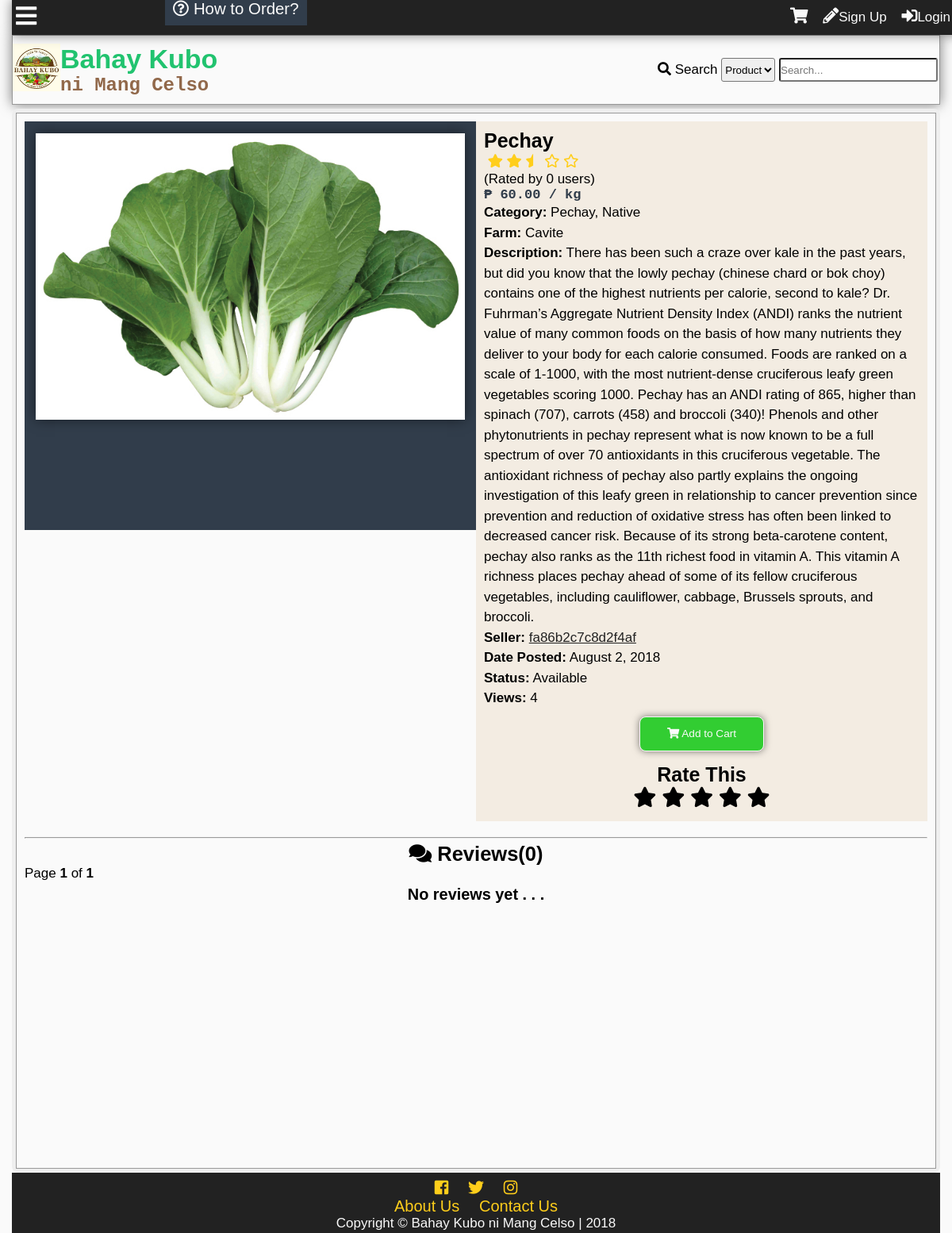
/product.php?id=21, run on an earlier commit of the app's database.
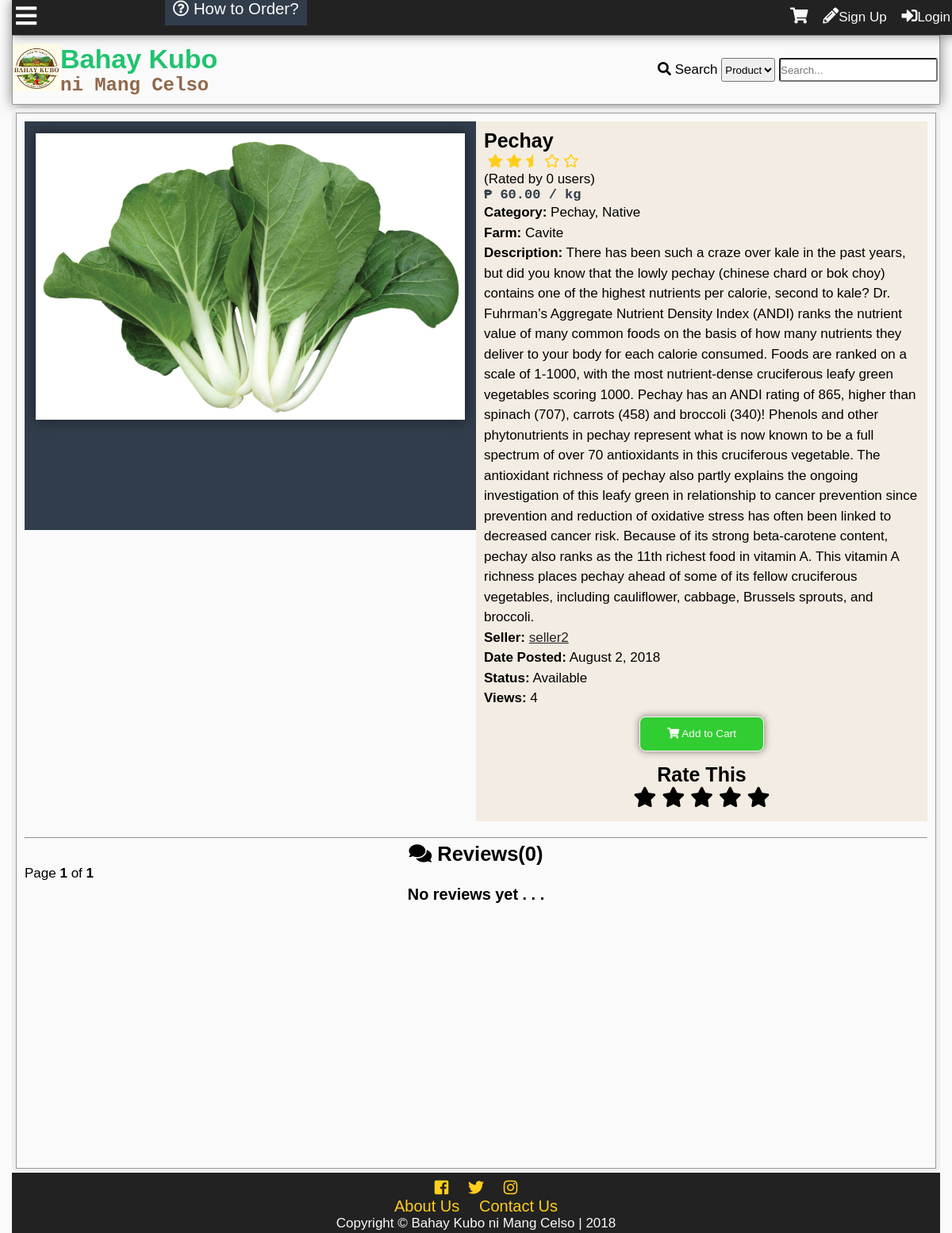
And on a later commit of the database.
### tables this page shows
CREATE TABLE `tblproduct` (
  `productid` int(11) NOT NULL,
  `categoryid` int(11) NOT NULL,
  `productname` varchar(100) NOT NULL,
  `description` mediumtext NOT NULL,
  `farmid` int(11) NOT NULL,
  `userid` int(11) NOT NULL,
  `dateposted` datetime DEFAULT NULL,
  `price` decimal(10,2) NOT NULL,
  `img` varchar(200) NOT NULL,
  `view` int(11) NOT NULL,
  `rating` decimal(10,2) NOT NULL,
  `is_approved` tinyint(1) NOT NULL,
  `is_available` int(11) NOT NULL
);

CREATE TABLE `tbluser` (
  `userid` int(11) NOT NULL,
  `username` varchar(100) NOT NULL,
  `password` varchar(100) NOT NULL,
  `firstname` varchar(100) NOT NULL,
  `middlename` varchar(100) NOT NULL,
  `lastname` varchar(100) NOT NULL,
  `birthday` varchar(20) NOT NULL,
  `datecreated` timestamp NOT NULL DEFAULT '0000-00-00 00:00:00',
  `email` varchar(100) NOT NULL,
  `phone` varchar(100) NOT NULL,
  `location` varchar(255) NOT NULL,
  `usertypeid` int(11) NOT NULL,
  `access` int(11) NOT NULL,
  `imgpath` varchar(200) NOT NULL,
  `bio` text NOT NULL,
  `is_show_email` tinyint(1) NOT NULL,
  `gender` int(11) NOT NULL,
  `lastupdate` timestamp NOT NULL DEFAULT '0000-00-00 00:00:00',
  `lastonline` timestamp NOT NULL DEFAULT '0000-00-00 00:00:00',
  `profileviews` int(11) NOT NULL
);

CREATE TABLE `tblcategory` (
  `categoryid` int(11) NOT NULL,
  `category` varchar(100) NOT NULL,
  `status` int(11) NOT NULL,
  `low` decimal(10,2) NOT NULL,
  `high` decimal(10,2) NOT NULL,
  `prevailing` decimal(10,2) NOT NULL
);

CREATE TABLE `tblfarm` (
  `farmid` int(11) NOT NULL,
  `farmname` varchar(100) NOT NULL,
  `address` varchar(255) NOT NULL,
  `status` int(11) NOT NULL
);

### product.php (the view, shortened to what the changed rows need)
<?php
include'functions.php';
require_once'connection.php';
if(isset($_GET['id'])){
	$id = $_GET['id'];
}else{
	die('This page doesn\'t exist');
}
if(isset($_SESSION['id'])){
	$tuserid = $_SESSION['id'];
	$tusertype = $_SESSION['type'];
}else{
	$tuserid = 'none';
	$tusertype = 'none';
}
$sql = "SELECT productid,category, productname, description, farmname, username, t1.userid, dateposted, price, view, img, rating, is_approved, is_available, low, prevailing, high FROM tblproduct as t1
LEFT JOIN tblcategory as t2
	ON t1.categoryid = t2.categoryid
LEFT JOIN tbluser as t3
	ON t1.userid = t3.userid
LEFT JOIN tblfarm as t4
	ON t1.farmid = t4.farmid
WHERE productid='$id'";
$result = $conn->query($sql);
$row = $result->fetch_object();
if(!$row){
	die('This page doesn\'t exist');
}else{
	$id = $row->productid;
	$category = $row->category;
	$product = $row->productname;
	$desc = $row->description;
	$farm = $row->farmname;
	$userid = $row->userid;
	$user = $row->username;
	$date = date('F j, Y',strtotime($row->dateposted));
	$price = $row->price;
	$view = $row->view;
	$img = $row->img;
	$approved = $row->is_approved;
	$available = $row->is_available;
	if($available == 1){
		$available = 'Available';
	}else{
		if($userid!=$tuserid AND $tusertype!=4){
			die('This product is not available.');
		}else{
			$available = 'Not Available';
		}
	}
}
$sql="SELECT ratingid FROM tblrating WHERE productid='$id' ";
$result = $conn->query($sql);
$votercount = $result->num_rows;
?>
<!DOCTYPE html>
<html lang="en">
<head>
  	<link rel="stylesheet" href="css/style.css">
  	<link rel="stylesheet" href="css/fontawesome-all.css">
</head>
<body onscroll="scrollOpacity()">
	<div class="main-container">
	<div class="other-content">
		<div class="product-grid">
			<div class="product-main-left">
				<div class="product-image-wrap">
					<img src="<?php echo $img ?>">
				</div>
				<div class="product-main-content">
					<h1><?php echo $product; ?></h1>
					<?php starsystem($ProductRating);
					echo '<p>(Rated by '.number_format($votercount);
					if($votercount==1){
						echo ' user';
					}else{
					 echo ' users';
					}
					echo')</p>'?>
					<p class="product-price">₱ <?php echo $price; ?> / kg</p>
					<ul>
						<li><b>Category:</b> <?php echo $category;?></li>
						<li><b>Farm:</b> <?php echo $farm ?></li>
						<li><b>Description:</b> <?php echo $desc;?></li>
						<li><b>Seller:</b> <a href="profile.php?id=<?php echo $userid; ?>" class="black"> <?php echo $user; ?></a></li>
						<li><b>Date Posted:</b> <?php echo $date?></li>
						<li><b>Status:</b> <?php echo $available?></li>
						<li><b>Views:</b>
							<?php
							if(isset($_SESSION['id'])){
								 if($_SESSION['id']==$userid){
								 	echo number_format($view);
								 }else{
								 	echo number_format($view+1);
								 }
							 }else{
								 echo number_format($view+1);
							 }
							 ?>
						</li>
					</ul>
<?php
	if($available != 'Not Available' AND $approved != 0){
	echo'<div class="add-to-cart" value="'. $id.'" onclick="addThistoCart(this)"><i class="fas fa-shopping-cart"></i> Add to Cart
					</div>';
	}
	if(isset($_SESSION['id'])){
	$myid = $_SESSION['id'];
	$sql="SELECT rating FROM tblrating WHERE userid='$myid' AND productid='$id'";
	$result = $conn->query($sql);
	if(!$result->num_rows){
	echo'<div id="rate-this" onmouseleave="starLeave()">
		<h1>Rate This</h1>
		<i id="star1" class="fas fa-star" onmouseover="star1hover()" onclick="clickstar(this)" value="'.$_SESSION['id'].'" name="'.$_GET['id'].'" rating="1"></i>
		<i id="star2" class="fas fa-star" onmouseover="star2hover()" onclick="clickstar(this)" value="'.$_SESSION['id'].'" name="'.$_GET['id'].'" rating="2"></i>
		<i id="star3" class="fas fa-star" onmouseover="star3hover()" onclick="clickstar(this)" value="'.$_SESSION['id'].'" name="'.$_GET['id'].'" rating="3"></i>
		<i id="star4" class="fas fa-star" onmouseover="star4hover()" onclick="clickstar(this)" value="'.$_SESSION['id'].'" name="'.$_GET['id'].'" rating="4"></i>
		<i id="star5" class="fas fa-star" onmouseover="star5hover()" onclick="clickstar(this)" value="'.$_SESSION['id'].'" name="'.$_GET['id'].'" rating="5"></i>
	</div>';
	}else{
		$fetch = $result->fetch_object();
		$rating = $fetch->rating;
		echo'<div id="rate-this" onmouseleave="starLeave()">';
		if($rating == 1){
			$string='Star';
		}else{
			$string='Stars';
		}
		echo'<p>You rated this <br>'.$rating.' '.$string.'</p>
		<i id="star1" class="fas fa-star" onmouseover="star1hover()" onclick="updatestar(this)" value="'.$_SESSION['id'].'" name="'.$_GET['id'].'" rating="1"></i>
		<i id="star2" class="fas fa-star" onmouseover="star2hover()" onclick="updatestar(this)" value="'.$_SESSION['id'].'" name="'.$_GET['id'].'" rating="2"></i>
		<i id="star3" class="fas fa-star" onmouseover="star3hover()" onclick="updatestar(this)" value="'.$_SESSION['id'].'" name="'.$_GET['id'].'" rating="3"></i>
		<i id="star4" class="fas fa-star" onmouseover="star4hover()" onclick="updatestar(this)" value="'.$_SESSION['id'].'" name="'.$_GET['id'].'" rating="4"></i>
		<i id="star5" class="fas fa-star" onmouseover="star5hover()" onclick="updatestar(this)" value="'.$_SESSION['id'].'" name="'.$_GET['id'].'" rating="5"></i>
		</div>';
	}
}else{
	echo'<div id="rate-this" onmouseleave="starLeave()" onclick="showLogin()">
		<h1>Rate This</h1>
		<i id="star1" class="fas fa-star" onmouseover="star1hover()"></i>
		<i id="star2" class="fas fa-star" onmouseover="star2hover()"></i>
		<i id="star3" class="fas fa-star" onmouseover="star3hover()"></i>
		<i id="star4" class="fas fa-star" onmouseover="star4hover()"></i>
		<i id="star5" class="fas fa-star" onmouseover="star5hover()"></i>
	</div>';
}
?>
				</div>
				<div class="product-reviews">
					<br><hr>
					<div id="reviews">
<?php
$sql="SELECT reviewid FROM tblreviews WHERE productid='$id'";
$result=$conn->query($sql);
$rows=$result->num_rows;
$page_rows = 10;
$last = ceil($rows/$page_rows);
if($last < 1){
	$last = 1;
}
$pagenum = 1;
$textline1 = "<i class='fas fa-comments'></i> Reviews(<b>".number_format($rows)."</b>)";
$textline2 = "Page <b>$pagenum</b> of <b>$last</b>";
$paginationCtrls = '';
 echo'<h2>  '.$textline1.'</h2>
  <p>  '.$textline2.' </p>
  <div id="pagination_controls"> '.$paginationCtrls.'</div>';
?>
					</div>
				</div>
			</div>
		</div>
	</div>
	</div>
</body>
</html>

What changed in the data, as far as the page shows it:
changed through a linked row, tblproduct "Pechay": userid.username "fa86b2c7c8d2f4af" → "seller2"
